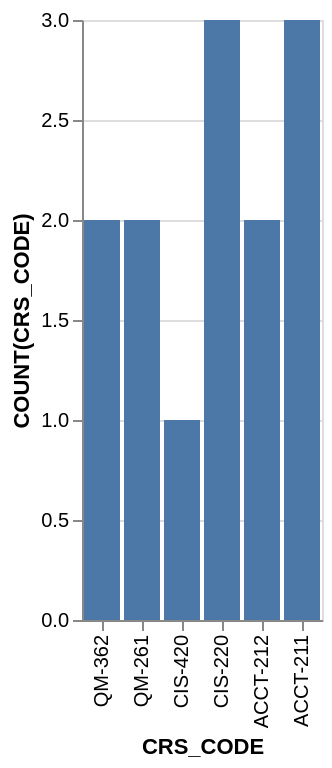

Source (Vega-Lite JSON):
### Vega-Lite specification from a JSON file in a GitHub repository (floating-point values rounded to 4 significant figures)
{"data": {"values": [{"x_data": "QM-362", "y_data": 2}, {"x_data": "QM-261", "y_data": 2}, {"x_data": "CIS-420", "y_data": 1}, {"x_data": "CIS-220", "y_data": 3}, {"x_data": "ACCT-212", "y_data": 2}, {"x_data": "ACCT-211", "y_data": 3}]}, "mark": "bar", "encoding": {"x": {"field": "x_data", "type": "nominal", "title": "CRS_CODE", "sort": "descending"}, "y": {"field": "y_data", "type": "quantitative", "title": "COUNT(CRS_CODE)"}}}
